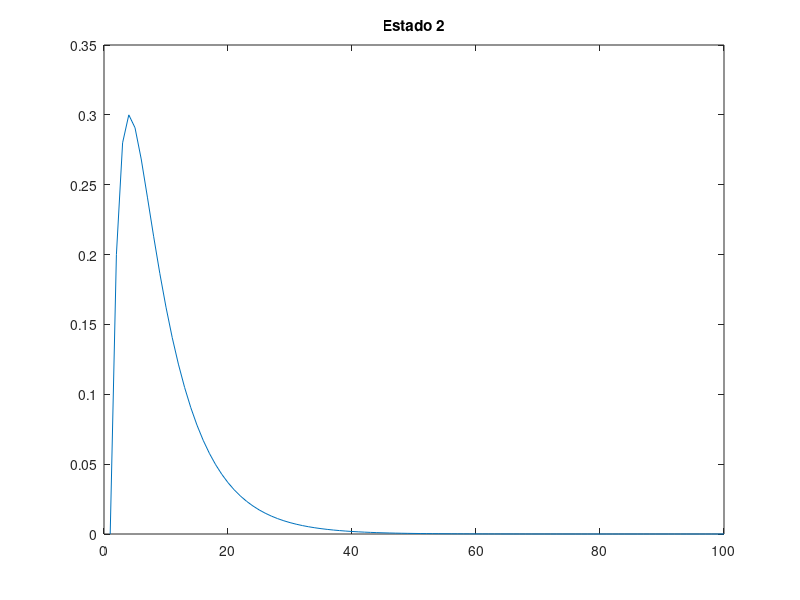
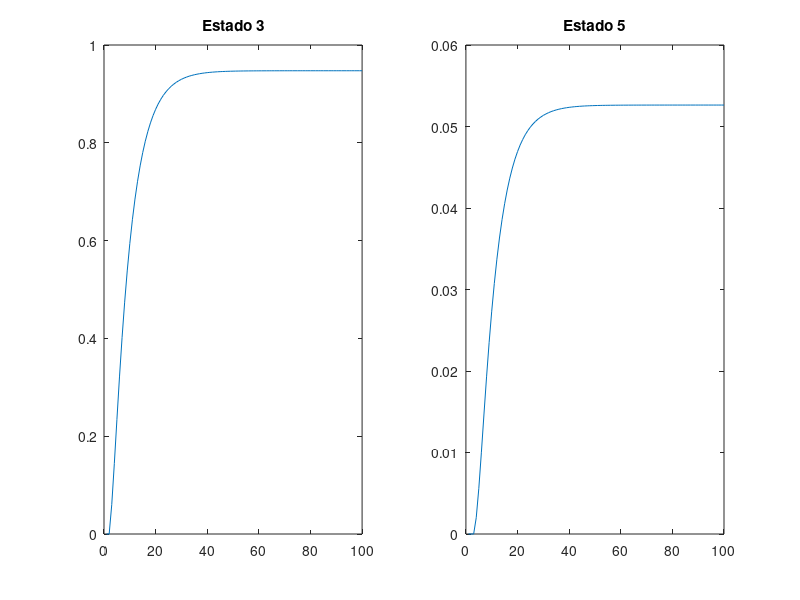

Recreate these plots in MATLAB, in order.
% a 
%    1   2   3   4   5   
T = [0.8 0   0   0.3 0
     0.2 0.6 0   0.2 0
     0   0.3 1   0   0
     0   0.1 0   0.4 0
     0   0   0   0.1 1];

% b
x = [1 0 0 0 0]'; 
y = zeros(1,100);

for i = 2:100
    x = T*x;
    y(i) = x(2);
end
figure(1);
plot(y);
title('Estado 2');

% c

x = [1 0 0 0 0]'; 
y1 = zeros(1,100);

for i = 2:100
    x = T*x;
    y1(i) = x(3);  
end
x = [1 0 0 0 0]'; 
y2 = zeros(1,100);
for i = 2:100
    x = T*x;
    y2(i) = x(5); 
end

figure(2);
subplot(1,2,1);
plot(y1);
title('Estado 3');
subplot(1,2,2)
plot(y2);
title('Estado 5');

% d
%    1   2   4   3   5 
C = [0.8 0   0.3 0   0
     0.2 0.6 0.2 0   0
     0   0.1 0.4 0   0
     0   0.3 0   1   0
     0   0   0.1 0   1];

Q = C(1:3, 1:3);

% e
% F = (I - Q)^-1
F = (eye(3) - Q)^-1;

% f
t = sum(F);

fprintf('Nº médio passos para absorção partindo estado 1 é: %.4f\n',t(1));
fprintf('Nº médio passos para absorção partindo estado 2 é: %.4f\n',t(2));
fprintf('Nº médio passos para absorção partindo estado 4 é: %.4f\n',t(3));

% g
R = C(4:5, 1:3);
B = R*F;
fprintf('Prob(estado3) = %f, Prob(estado 5) = %f\n',B(1,1),B(2,1));
